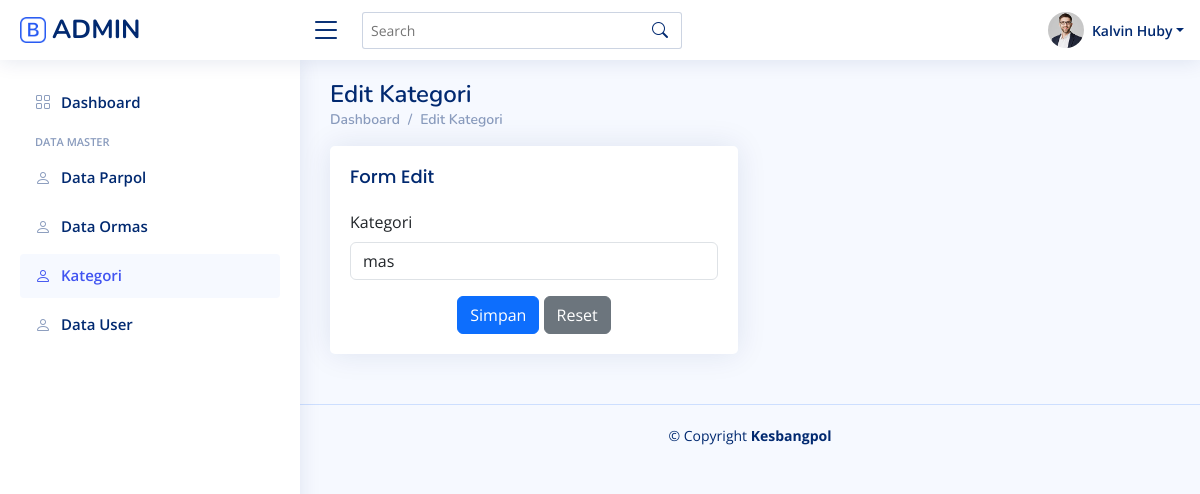
The app's page /admin/kategori/proses/edit_kategori.php?id=2 (signed in), older data.
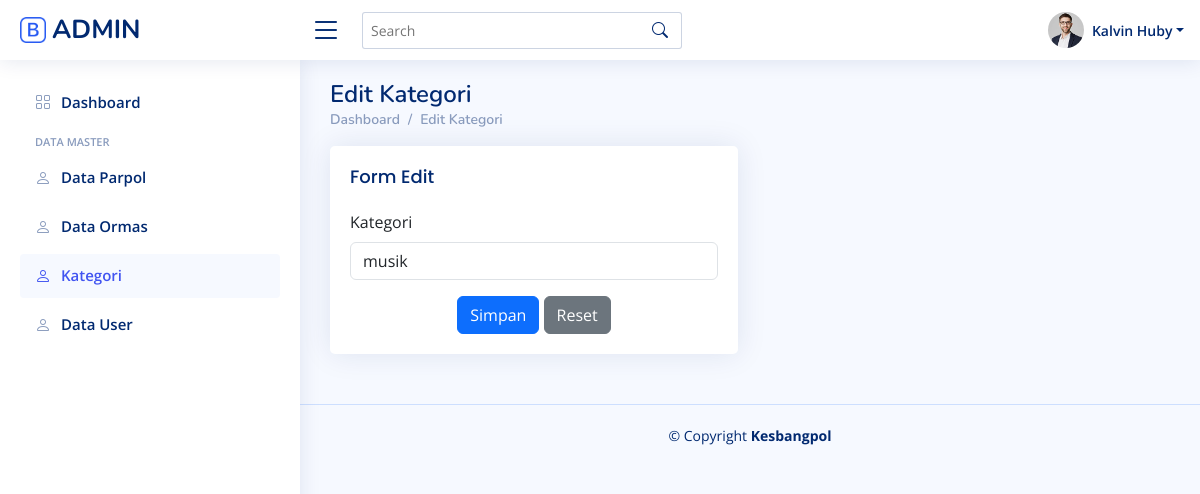
The same page, newer data.
### tables this page shows
CREATE TABLE `tbl_kategori` (
  `id` int(11) NOT NULL,
  `kategori` varchar(255) NOT NULL
);

### admin/kategori/KategoriModel.php (called while the page is built, shortened)
<?php
class KategoriModel {
    private $pdo;
    public function __construct($pdo) {
        $this->pdo = $pdo;
    }
    public function getKategoriById($id) {
        $query = "SELECT * FROM tbl_kategori WHERE id = :id";
        $stmt = $this->pdo->prepare($query);
        $stmt->bindParam(':id', $id);
        $stmt->execute();
        return $stmt->fetch(PDO::FETCH_ASSOC);
    }
}

### admin/kategori/Proses/edit_kategori.php (the view, shortened to what this page needs)
<?php
include '../../../koneksi.php';
include '../KategoriModel.php';
$user = $_SESSION['user'];
$model = new KategoriModel($pdo);
$id = $_GET['id'];
$Data = $model->getKategoriById($id);
?>
<!DOCTYPE html>
<html lang="en">
<head>
  <link href="../../assets/vendor/bootstrap/css/bootstrap.min.css" rel="stylesheet">
  <link href="../../assets/vendor/bootstrap-icons/bootstrap-icons.css" rel="stylesheet">
  <link href="../../assets/vendor/boxicons/css/boxicons.min.css" rel="stylesheet">
  <link href="../../assets/vendor/quill/quill.snow.css" rel="stylesheet">
  <link href="../../assets/vendor/quill/quill.bubble.css" rel="stylesheet">
  <link href="../../assets/vendor/remixicon/remixicon.css" rel="stylesheet">
  <link href="../../assets/vendor/simple-datatables/style.css" rel="stylesheet">
  <link href="../../assets/css/style.css" rel="stylesheet">
</head>
<body>
  <header id="header" class="header fixed-top d-flex align-items-center">
    <div class="d-flex align-items-center justify-content-between">
      <a href="index.html" class="logo d-flex align-items-center">
        <img src="../assets/img/logo.png" alt="">
        <span class="d-none d-lg-block">ADMIN</span>
      </a>
      <i class="bi bi-list toggle-sidebar-btn"></i>
    </div>
    <div class="search-bar">
      <form class="search-form d-flex align-items-center" method="POST" action="#">
        <input type="text" name="query" placeholder="Search" title="Enter search keyword">
        <button type="submit" title="Search"><i class="bi bi-search"></i></button>
      </form>
    </div>
    <nav class="header-nav ms-auto">
      <ul class="d-flex align-items-center">
        <li class="nav-item dropdown pe-3">
          <a class="nav-link nav-profile d-flex align-items-center pe-0" href="#" data-bs-toggle="dropdown">
            <img src="../../assets/img/profile-img.jpg" alt="Profile" class="rounded-circle">
            <span class="d-none d-md-block dropdown-toggle ps-2">        <?php echo htmlspecialchars($user['nama']); ?></span>
          </a>
        </li>
      </ul>
    </nav>
  </header>
  <aside id="sidebar" class="sidebar">
  <ul class="sidebar-nav" id="sidebar-nav">
<li class="nav-item">
  <a class="nav-link collapsed" href="../../dashboard.php">
    <i class="bi bi-grid"></i>
    <span>Dashboard</span>
  </a>
</li>
<li class="nav-heading">Data Master</li>
<li class="nav-item ">
  <a class="nav-link collapsed" href="../../parpol/parpol.php">
    <i class="bi bi-person"></i>
    <span>Data Parpol</span>
  </a>
</li>
<li class="nav-item">
  <a class="nav-link collapsed" href="../../ormas/ormas.php">
    <i class="bi bi-person"></i>
    <span>Data Ormas</span>
  </a>
</li>
<li class="nav-item">
  <a class="nav-link" href="#">
    <i class="bi bi-person"></i>
    <span>Kategori</span>
  </a>
</li>
<li class="nav-item">
  <a class="nav-link collapsed" href="../../user/user.php">
    <i class="bi bi-person"></i>
    <span>Data User</span>
  </a>
</li>
</ul>
  </aside>
  <main id="main" class="main">
<div class="pagetitle">
  <h1>Edit Kategori</h1>
  <nav>
    <ol class="breadcrumb">
      <li class="breadcrumb-item"><a href="index.html">Dashboard</a></li>
      <li class="breadcrumb-item">Edit Kategori</li>
    </ol>
  </nav>
</div>
<section class="section">
  <div class="row">
    <div class="col-lg-6">
      <div class="card">
        <div class="card-body">
          <h5 class="card-title">Form Edit</h5>
          <form action="edit_kategori.php" method="post" class="row g-3">
          <div class="col-12">
              <label for="inputNanme4" class="form-label">Kategori</label>
              <input value="<?= htmlspecialchars($Data['kategori']) ?>" name="kategori" type="text" class="form-control" id="inputNanme4">
            </div>
            <div class="text-center">
              <button type="submit" class="btn btn-primary">Simpan</button>
              <button type="reset" class="btn btn-secondary">Reset</button>
            </div>
          </form>
        </div>
      </div>
    </div>
  </div>
</section>
</main>
  <footer id="footer" class="footer">
    <div class="copyright">
      &copy; Copyright <strong><span>Kesbangpol</span></strong>
    </div>
  </footer>
</body>
</html>

Row changes from the older to the newer data that the page shows:
changed tbl_kategori: kategori "mas" → "musik"
